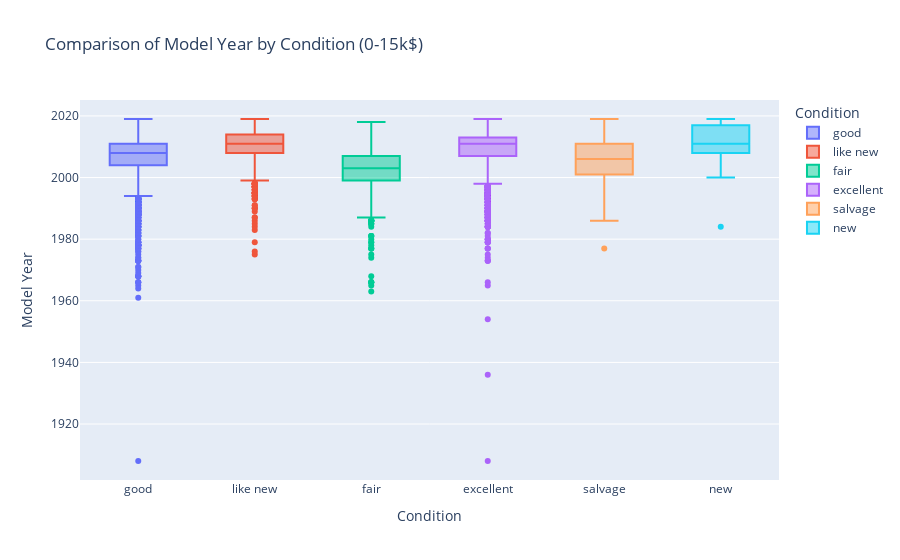

The code cell stored with this chart in its notebook:
### Markdown cell above
This box plot has a few data insights:
1. Cars in 'good' and 'excellent' conditions are more pricy (logical) and they are the most numerous (from the previous histogram).
2. Conditions 'new' and 'like new' are pricy (almost the same as 'excellent') but they are almost absent in the count distribution histogram above.
- We can speculate from this conclusion, that cars in 'excellent' and 'good' condtions are better,fresher or more classy cars, comparing with 'new' or 'like new' categories.
Let's test this hypothesis by doing next: 
- Are 'good' and 'excellent' cars of later manufacture dates comapring with 'new' and 'like new'?
- Do the first two categories have more is_4wd count comparing to last?
- Do the first two categories have more cylinders count comparing to the last two categories?

### Code cell
filtered_data = data[(data['price'] > 0) & (data['price'] <= 15000)]

fig = px.box(
    filtered_data,
    x='condition',  
    y='model_year',  
    title='Comparison of Model Year by Condition (0-15k$)',
    labels={'condition': 'Condition', 'model_year': 'Model Year'},
    color='condition',)

fig.show()

### Figure 1 — Plotly figure (JSON) as saved in the notebook; plotly's stock layout.template omitted (floating-point values rounded to 4 significant figures; data arrays with more than 128 entries replaced by an {"elided": "..."} marker saying what was removed)
{"data": [{"alignmentgroup": "True", "hovertemplate": "Condition=%{x}<br>Model Year=%{y}<extra></extra>", "legendgroup": "good", "marker": {"color": "#636efa"}, "name": "good", "notched": false, "offsetgroup": "good", "orientation": "v", "showlegend": true, "type": "box", "x": {"elided": "15191 str values"}, "x0": " ", "xaxis": "x", "y": {"elided": "15191 int values"}, "y0": " ", "yaxis": "y"}, {"alignmentgroup": "True", "hovertemplate": "Condition=%{x}<br>Model Year=%{y}<extra></extra>", "legendgroup": "like new", "marker": {"color": "#EF553B"}, "name": "like new", "notched": false, "offsetgroup": "like new", "orientation": "v", "showlegend": true, "type": "box", "x": {"elided": "2607 str values"}, "x0": " ", "xaxis": "x", "y": {"elided": "2607 int values"}, "y0": " ", "yaxis": "y"}, {"alignmentgroup": "True", "hovertemplate": "Condition=%{x}<br>Model Year=%{y}<extra></extra>", "legendgroup": "fair", "marker": {"color": "#00cc96"}, "name": "fair", "notched": false, "offsetgroup": "fair", "orientation": "v", "showlegend": true, "type": "box", "x": {"elided": "1587 str values"}, "x0": " ", "xaxis": "x", "y": {"elided": "1587 int values"}, "y0": " ", "yaxis": "y"}, {"alignmentgroup": "True", "hovertemplate": "Condition=%{x}<br>Model Year=%{y}<extra></extra>", "legendgroup": "excellent", "marker": {"color": "#ab63fa"}, "name": "excellent", "notched": false, "offsetgroup": "excellent", "orientation": "v", "showlegend": true, "type": "box", "x": {"elided": "17347 str values"}, "x0": " ", "xaxis": "x", "y": {"elided": "17347 int values"}, "y0": " ", "yaxis": "y"}, {"alignmentgroup": "True", "hovertemplate": "Condition=%{x}<br>Model Year=%{y}<extra></extra>", "legendgroup": "salvage", "marker": {"color": "#FFA15A"}, "name": "salvage", "notched": false, "offsetgroup": "salvage", "orientation": "v", "showlegend": true, "type": "box", "x": ["salvage", "salvage", "salvage", "salvage", "salvage", "salvage", "salvage", "salvage", "salvage", "salvage", "salvage", "salvage", "salvage", "salvage", "salvage", "salvage", "salvage", "salvage", "salvage", "salvage", "salvage", "salvage", "salvage", "salvage", "salvage", "salvage", "salvage", "salvage", "salvage", "salvage", "salvage", "salvage", "salvage", "salvage", "salvage", "salvage", "salvage", "salvage", "salvage", "salvage", "salvage", "salvage", "salvage", "salvage", "salvage", "salvage", "salvage", "salvage", "salvage", "salvage", "salvage", "salvage", "salvage", "salvage", "salvage", "salvage", "salvage", "salvage", "salvage", "salvage", "salvage", "salvage", "salvage", "salvage", "salvage", "salvage", "salvage", "salvage", "salvage", "salvage", "salvage", "salvage", "salvage", "salvage", "salvage", "salvage", "salvage", "salvage", "salvage", "salvage", "salvage", "salvage", "salvage", "salvage", "salvage", "salvage", "salvage", "salvage", "salvage", "salvage", "salvage", "salvage", "salvage", "salvage", "salvage", "salvage", "salvage", "salvage", "salvage", "salvage", "salvage", "salvage", "salvage", "salvage", "salvage", "salvage", "salvage", "salvage", "salvage", "salvage", "salvage"], "x0": " ", "xaxis": "x", "y": [1999, 2008, 2012, 1995, 2003, 2005, 2008, 2001, 2001, 1998, 2001, 2003, 2008, 2000, 2005, 2014, 2003, 1997, 2011, 2009, 2013, 2006, 2018, 2006, 1994, 1995, 2019, 1995, 2000, 2014, 2011, 2004, 2001, 2015, 2007, 2004, 2014, 1999, 2011, 2007, 2011, 2013, 1999, 2015, 2013, 2003, 1977, 2014, 2000, 2017, 2014, 2014, 2004, 1995, 2013, 2011, 1999, 2002, 2010, 2011, 2004, 2018, 2003, 2008, 2011, 2011, 2017, 2017, 2009, 2001, 2002, 1996, 2011, 2010, 2002, 2007, 2000, 2011, 2001, 2005, 2001, 1993, 2005, 2012, 1999, 2003, 2016, 2006, 1994, 2008, 2014, 1993, 2005, 2006, 2001, 2011, 2008, 2004, 2015, 2007, 1986, 2013, 2011, 1994, 1999, 1997, 2008, 2011, 2017, 2013, 2002], "y0": " ", "yaxis": "y"}, {"alignmentgroup": "True", "hovertemplate": "Condition=%{x}<br>Model Year=%{y}<extra></extra>", "legendgroup": "new", "marker": {"color": "#19d3f3"}, "name": "new", "notched": false, "offsetgroup": "new", "orientation": "v", "showlegend": true, "type": "box", "x": ["new", "new", "new", "new", "new", "new", "new", "new", "new", "new", "new", "new", "new", "new", "new", "new", "new", "new", "new", "new", "new", "new", "new", "new", "new", "new", "new", "new", "new", "new", "new", "new", "new", "new", "new", "new", "new", "new", "new", "new", "new", "new", "new", "new", "new", "new", "new", "new", "new", "new", "new", "new", "new", "new", "new", "new", "new", "new"], "x0": " ", "xaxis": "x", "y": [2009, 2013, 2012, 2008, 2018, 2008, 2007, 2008, 2018, 2007, 2012, 2011, 2019, 2011, 2005, 2002, 2018, 2011, 2016, 2014, 2008, 2019, 2018, 2017, 2016, 2002, 2011, 2018, 2018, 2011, 2017, 2005, 2000, 2018, 2017, 2011, 2002, 2019, 2004, 2011, 2018, 2010, 2005, 2011, 2016, 2017, 2011, 2014, 2019, 2014, 2006, 2012, 2010, 2013, 1984, 2011, 2016, 2008], "y0": " ", "yaxis": "y"}], "layout": {"boxmode": "overlay", "legend": {"title": {"text": "Condition"}, "tracegroupgap": 0}, "title": {"text": "Comparison of Model Year by Condition (0-15k$)"}, "xaxis": {"anchor": "y", "categoryarray": ["good", "like new", "fair", "excellent", "salvage", "new"], "categoryorder": "array", "domain": [0, 1], "title": {"text": "Condition"}}, "yaxis": {"anchor": "x", "domain": [0, 1], "title": {"text": "Model Year"}}}}
